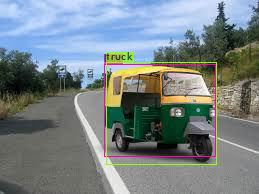
#> input picture customised auto-o-ps/before customisation/6.jpg, 259 x 194 px, given in place of predictions.jpg, which was not available
$ jupyter execute --allow-errors YOLO.ipynb   (shell and % lines are left out)
#> lines starting #> are read from the running program, lines starting #| are printed output that depends on the picture
[cell 1]
from google.colab import drive
#> (the rest of this cell did not finish here and is left out)

[cell 2]
# Not Necessary cell
# List the content of your local computer folder

[cell 3]
# This cell can be commented once you checked the current CUDA version
# CUDA: Let's check that Nvidia CUDA is already pre-installed and which version is it. In some time from now maybe you

[cell 4]
# # We're unzipping the cuDNN files from your Drive folder directly to the VM CUDA folders

# # Now we check the version we already installed. Can comment this line on future runs

[cell 5]
# !git clone https://github.com/kriyeng/darknet/
# %cd darknet

[cell 6]
# !git checkout feature/google-colab

[cell 7]
# !cp ./darknet /content/gdrive/My\ Drive/darknet/bin/darknet

[cell 8]
#download files
def imShow(path):
#> called with path = 'predictions.jpg'
  import cv2
  import matplotlib.pyplot as plt
  %matplotlib inline

  image = cv2.imread(path)
#> image is the input picture: shape (194, 259, 3); mean B, G, R 133.4, 130.6, 120
  height, width = image.shape[:2]
#> height = 194; width = 259
  resized_image = cv2.resize(image,(3*width, 3*height), interpolation = cv2.INTER_CUBIC)
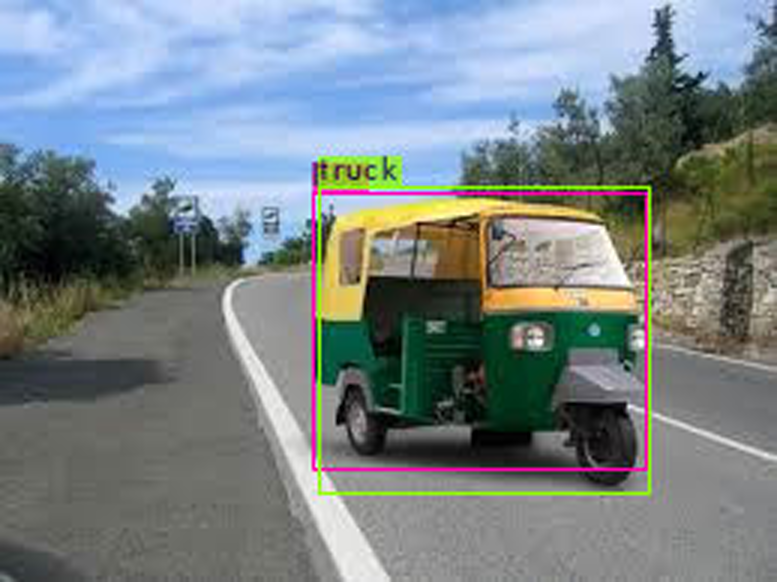
#> resized_image: shape (582, 777, 3); mean B, G, R 133.4, 130.6, 120

  fig = plt.gcf()
  fig.set_size_inches(18, 10)
  plt.axis("off")
  #plt.rcParams['figure.figsize'] = [10, 5]
  plt.imshow(cv2.cvtColor(resized_image, cv2.COLOR_BGR2RGB))
  plt.show()


def upload():
  from google.colab import files
  uploaded = files.upload()
  for name, data in uploaded.items():
    with open(name, 'wb') as f:
      f.write(data)
      print ('saved file', name)
def download(path):
  from google.colab import files
  files.download(path)

[cell 9]
# Not necessary cell
# Get yolov3 weights

[cell 10]
# Not necessary cell
# Execute darknet using YOLOv3 model with pre-trained weights to detect objects on 'person.jpg'

# Show the result using the helper imgShow()
imShow('predictions.jpg')

[cell 11]
# Not necessary cell
# Execute darknet using YOLOv3 model with pre-trained weights to detect objects on 'person.jpg'

# Show the result using the helper imgShow()
# imShow('predictions.jpg')

[cell 12]
imShow('predictions.jpg')

$ run again, on customised auto-o-ps/before customisation/7.jpg
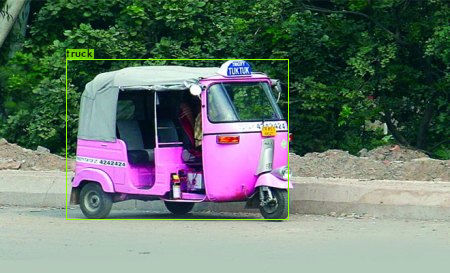
#> input picture customised auto-o-ps/before customisation/7.jpg, 450 x 273 px, given in place of predictions.jpg, which was not available
#> in imShow, image is the input picture: shape (273, 450, 3); mean B, G, R 109.5, 118.4, 104.1
#> in imShow, `resized_image = cv2.resize(image,(3*width, 3*height), interpolation = ..`:
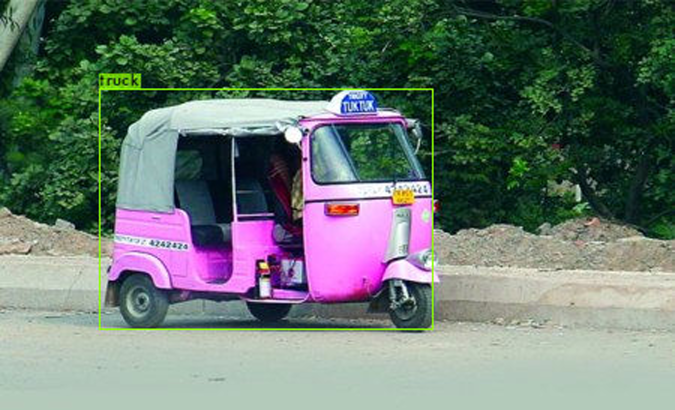
#> resized_image: shape (819, 1350, 3) (shown at 1/2 size); mean B, G, R 109.5, 118.4, 104.1

$ run again, on customised auto-o-ps/before customisation/8.jpg
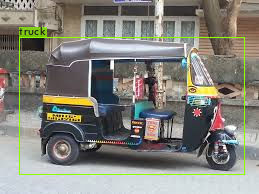
#> input picture customised auto-o-ps/before customisation/8.jpg, 259 x 194 px, given in place of predictions.jpg, which was not available
#> in imShow, image is the input picture: shape (194, 259, 3); mean B, G, R 123.2, 130.7, 131.6
#> in imShow, `resized_image = cv2.resize(image,(3*width, 3*height), interpolation = ..`:
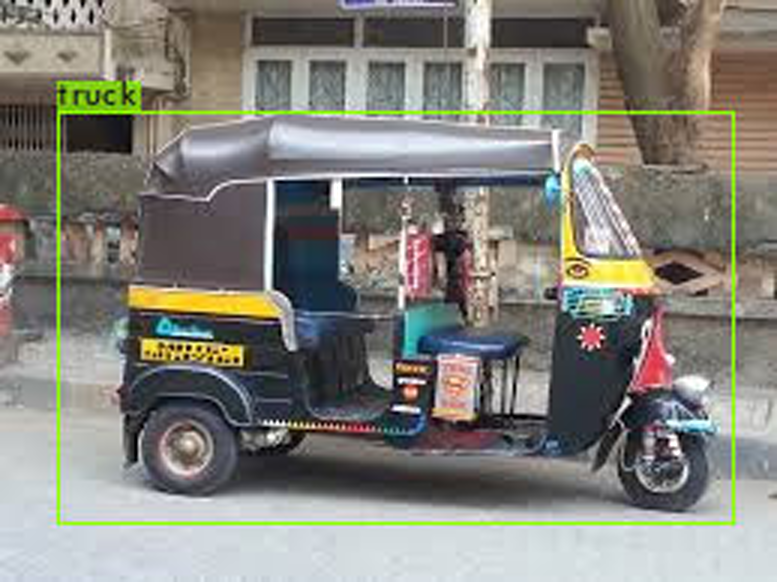
#> resized_image: shape (582, 777, 3); mean B, G, R 123.2, 130.7, 131.6
